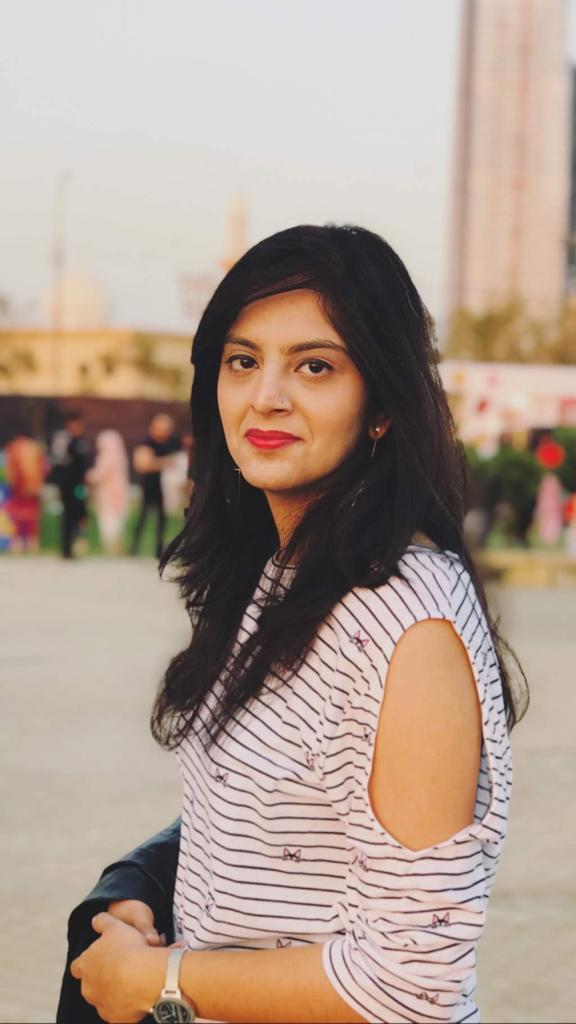
#> input picture dataset/test/manisha/manisha.jpeg, 576 x 1024 px, found by its file name
$ python face_crop.py
#> lines starting #> are read from the running program, lines starting #| are printed output that depends on the picture
import cv2
import numpy as np

face_classifier = cv2.CascadeClassifier('haarcascade_frontalface_default.xml')


def extractFace(img):
    face = face_classifier.detectMultiScale(img,1.3,5)
    cropped_face = None
    for (x,y,w,h) in face:
        x = x-10
        y = y-10
        cropped_face = img[y:y+h+50,x:x+w+50]
    return cropped_face
pic = cv2.imread("C:\\Users\\kkodw\\Desktop\\AIProject\\aiproject_deeplearning\\dataset\\test\\manisha\\manisha.jpeg")
#> pic is the input picture: shape (1024, 576, 3); mean B, G, R 142.6, 155.7, 174.6
#pic = cv2.cvtColor(pic, cv2.COLOR_BGR2GRAY)
pic = extractFace(pic)
#> in extractFace, `face = face_classifier.detectMultiScale(img,1.3,5)`: face = [[194, 301, 173, 173]]
#> the loop in extractFace, `for (x,y,w,h) in face:` made 1 pass
#> (x, y, w, h) on pass 1: (184, 291, 173, 173)
#> pass 1, in extractFace, `cropped_face = img[y:y+h+50,x:x+w+50]`:
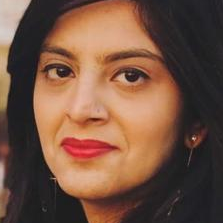
#> cropped_face: shape (223, 223, 3); mean B, G, R 65, 82.4, 115.4

cv2.imwrite("C:\\Users\\kkodw\\Desktop\\AIProject\\aiproject_deeplearning\\dataset\\test\\manisha\\manisha1.jpeg",pic)
